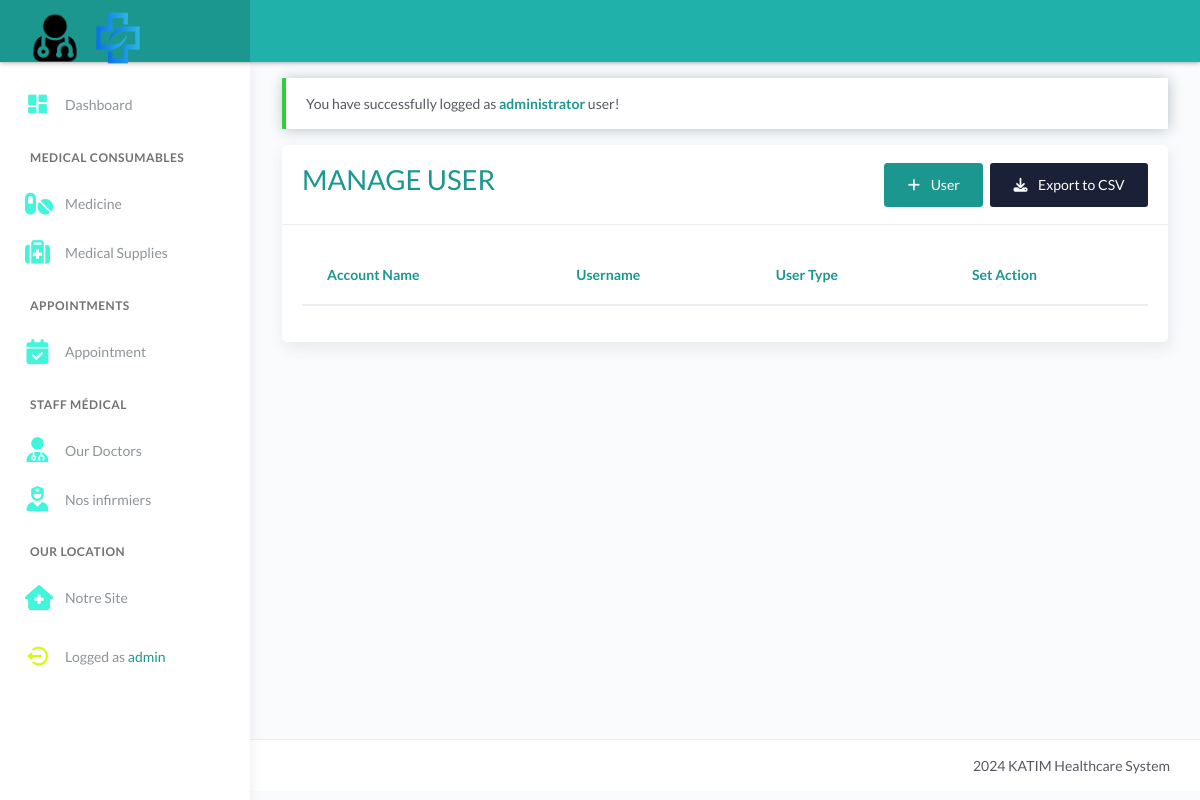
The app's page /manage-user.php (signed in), older data.
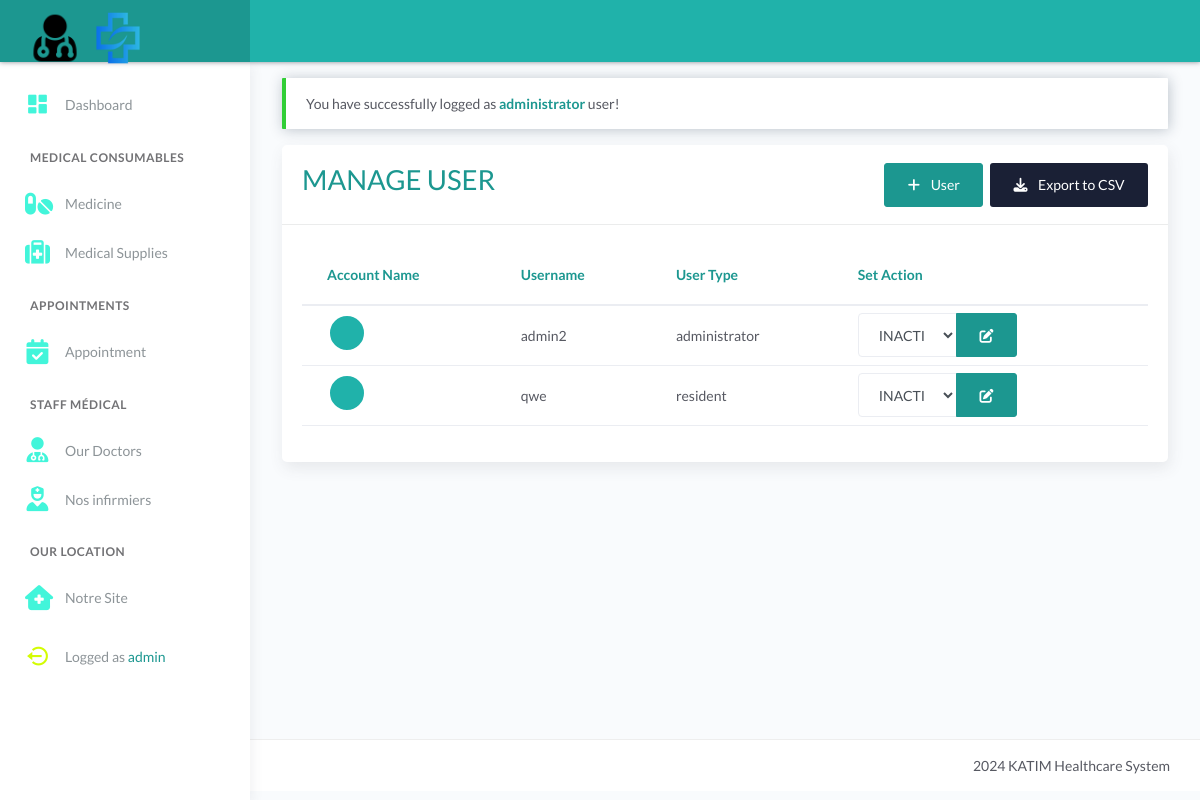
The same page, newer data.
### tables this page shows
CREATE TABLE `tbl_users` (
  `id` int(11) NOT NULL AUTO_INCREMENT,
  `username` varchar(50) DEFAULT NULL,
  `password` varchar(100) DEFAULT NULL,
  `user_type` varchar(20) DEFAULT NULL,
  `avatar` text DEFAULT NULL,
  `created_at` timestamp NOT NULL DEFAULT current_timestamp(),
  PRIMARY KEY (`id`)
);

### manage-user.php (the view, shortened to what this page needs)
<?php include 'server/server.php' ?>
<?php
	$user = $_SESSION['username'];
	$query = "SELECT * FROM tbl_users WHERE (username !='$user' AND username !='resident') ORDER BY `created_at` DESC";
    $result = $conn->query($query);
    $users = array();
	while($row = $result->fetch_assoc()){
		$users[] = $row;
	}
?>
<!DOCTYPE html>
<html lang="en">
<head>
	<?php include 'templates/header.php' ?>
</head>
<body>
	<div class="wrapper">
		<?php include 'templates/main-header.php' ?>
		<?php include 'templates/sidebar.php' ?>
		<div class="main-panel">
			<div class="content">
				<div class="page-inner">
					<div class="row mt--2">
						<div class="col-md-12">
							<?php if(isset($_SESSION['message'])): ?>
								<div class="alert alert-<?= $_SESSION['success']; ?> <?= $_SESSION['success']=='danger' ? 'bg-danger text-light' : null ?>" role="alert">
									<?php echo $_SESSION['message']; ?>
								</div>
							<?php endif ?>
                            <div class="card">
								<div class="card-header">
									<div class="card-head-row">
										<div class="card-title text-primary">
											<h1>MANAGE USER</h1>
										</div>
										<div class="card-tools">
											<a href="manage_user_add_form.php" class="btn btn-primary mr-1">
												<i class="fa fa-plus mr-2"></i>
												User
											</a>
											<button onclick="Export()" class="btn btn-default btn-default">
												<i class="fa fa-download mr-2"></i>
												Export to CSV
											</button>
										</div>
									</div>
								</div>
								<div class="card-body">
									<div class="table-responsive">
										<table class="table">
											<thead>
												<tr class="text-primary">
													<th scope="col">Account Name</th>
													<th scope="col">Username</th>
													<th scope="col">User Type</th>
													<th scope="col">Set Action</th>
												</tr>
											</thead>
											<tbody>
												<?php foreach($users as $row): ?>
													<tr>
														<td>
															<div class="avatar avatar-sm">
																<span class="avatar-title rounded-circle border border-white" style="background-color: lightseagreen"><?= ucwords($row['display_name'][0]) ?></span>
															</div>
														</td>
														<td><?= $row['username'] ?></td>
														<td><?= $row['user_type'] ?></td>
														<td>
															<div class="input-group mr-1" style="width:60%">
																<select class="form-control" id="formGroupDefaultSelect">
																	<option value="0" <?=$row['status'] == 0 ? 'selected="selected"' : '';?>">INACTIVE</option>
																</select>
																<div class="input-group-append">
																	<a href="manage_user_update_status.php?id=<?= $row['id'] ?>&status=<?= $row['status']==1?0:1 ?>" onclick="return confirm('Do you want to changes?');" class="btn btn-primary" data-toggle="tooltip" data-placement="top" title="Update user status">
																	<i class="fa fa-edit"></i>
																	</a>
																</div>
															</div>
														</td>
													</tr>
												<?php endforeach ?>
											</tbody>
										</table>
									</div>
								</div>
							</div>
						</div>
					</div>
				</div>
			</div>
			<?php include 'templates/main-footer.php' ?>
		</div>
	</div>
</body>
</html>

### templates/header.php (shortened to what this page needs)
<link rel="stylesheet" href="assets/css/bootstrap.min.css">
<link rel="stylesheet" href="assets/css/atlantis.css">
<link rel="stylesheet" href="assets/css/custom.css">

### templates/main-header.php (shortened to what this page needs)
<div class="main-header">
    <div class="logo-header">
        <a href="dashboard.php" class="logo">
            <img src="assets/img/oo.png" style="width: 60px; height:60px;" alt="navbar brand" class="navbar-brand">
 <img
  src="assets/img/kk.png"
  style=" width:60px; height: 70px;color: red"
  alt="navbar brand"
  class="navbar-brand">
        </a>
    </div>
    <nav class="navbar navbar-header navbar-expand-lg" data-background-color="blue2"></nav>
</div>

### templates/sidebar.php (shortened to what this page needs)
<?php
function PageName() {
  return substr( $_SERVER["SCRIPT_NAME"], strrpos($_SERVER["SCRIPT_NAME"],"/") +1);
}
$current_page = PageName();
?>
<link rel="stylesheet" href="https://cdnjs.cloudflare.com/ajax/libs/font-awesome/6.5.1/css/all.min.css"/>
<link href='https://unpkg.com/boxicons@2.1.4/css/boxicons.min.css' rel='stylesheet'>
<link rel="stylesheet" href= https://cdnjs.cloudflare.com/ajax/libs/font-awesome/6.7.1/css/solid.min.css"/>
<link rel="stylesheet" href= https://cdnjs.cloudflare.com/ajax/libs/font-awesome/6.7.1/js/solid.min.js"/>
<link rel="stylesheet" href="https://cdnjs.cloudflare.com/ajax/libs/font-awesome/6.5.1/css/all.min.css" />
<div class="sidebar sidebar-style-2">
    <div class="sidebar-wrapper scrollbar scrollbar-inner">
        <div class="sidebar-content">
            <ul class="nav nav-primary">
                <li class="nav-item <?= $current_page=='dashboard.php' || $current_page=='dashboard_announcement_detail.php' ? 'active' : null ?>">
                    <a href="dashboard.php" >
                        <i style="color: #42f5da; font-size: 25px;" class='bx bxs-dashboard'></i>
                        <p>Dashboard</p>
                    </a>
                </li>
                <li class="nav-section">
                    <h4 class="text-section">MEDICAL CONSUMABLES</h4>
                </li>
                        <li class="nav-item <?= $current_page=='medicine.php' || $current_page=='medicine_add_form.php'  || $current_page=='medicine_update_form.php' ? 'active' : null ?>">
                            <a href="medicine.php" >
                                <i class="fas fa-pills" style="color: #42f5da; font-size: 25px;"></i>
                                <p>Medicine</p>
                            </a>
                        </li>
                        <li class="nav-item <?= $current_page=='supplies.php' || $current_page=='supplies_update_form.php' || $current_page=='supplies_add_form.php' ? 'active' : null ?>">
                            <a href="supplies.php" >
                                <i style="color: #42f5da; font-size: 25px;" class="fas fa-medkit"></i>
                                <p>Medical Supplies</p>
                            </a>
                        </li>
                <li class="nav-section">
                    <h4 class="text-section">APPOINTMENTS</h4>
                </li>
                        <li class="nav-item <?= $current_page=='appointment.php' || $current_page=='appointment_detail.php' || $current_page=='appointment_add_form.php' || $current_page=='appointment_update_form.php' ? 'active' : null ?>">
                            <a href="appointment.php" >
                               <i style="color: #42f5da; font-size: 25px;" class="fa-solid fa-calendar-check"></i>
                                <p>Appointment</p>
                            </a>
                        </li>
                <?php if(isset($_SESSION['username']) && $_SESSION['role']!='medical-admin'): ?>
                <li class="nav-section">
                    <h4 class="text-section">Staff Médical</h4>
                </li>
                        <li class="nav-item <?= $current_page=='officials.php' ? 'active' : null ?>">
                            <a href="officials.php" >
                           <i class="fa-solid fa-user-doctor" style="color: #42f5da; font-size: 25px;"></i>
                                <p>Our Doctors</p>
                            </a>
                        </li>
                        <li class="nav-item <?= $current_page=='nurse.php' ? 'active' : null ?>">
                             <a href="nurse.php" >
                      <i class="fa-solid fa-user-nurse" style="color: #42f5da; font-size: 25px;"></i>
                                <p>Nos infirmiers</p>
                            </a>
                        </li>
                        <?php endif ?>
                <li class="nav-section">
                    <h4 class="text-section">Our location</h4>
                </li>
                        <li class="nav-item <?= $current_page=='barangay-info.php' || $current_page=='appointment_detail.php' || $current_page=='appointment_add_form.php' || $current_page=='appointment_update_form.php' ? 'active' : null ?>">
                            <a href="barangay-info.php" >
                             <i style="color: #42f5da; font-size: 25px;" class="fa-solid fa-house-medical"></i>
                                <p>Notre Site</p>
                            </a>
                        </li>
                <li class="nav-item " style="position: relative;top: 10px; display: inline-block;">
                    <a href="model/logout.php">
                        <i class="bx bx-log-out-circle" style="color: #d3fc03; font-size: 25px;"></i>
                        <p>Logged as <span class='text-primary'><?php echo $_SESSION['username']; ?></span></p>
                    </a>
                </li>
            </ul>
        </div>
    </div>
</div>

### templates/main-footer.php (shortened to what this page needs)
<footer class="footer">
    <div class="container-fluid">
        <div class="copyright ml-auto">
            2024 KATIM Healthcare System
        </div>
    </div>
</footer>

### templates/main-header.php (style rules this page uses)
.navbar-header[data-background-color="blue2"] { background: lightseagreen !important; }
.logo-header { background: #1c9790 !important; }

### manage-user.php (style rules this page uses)
.text-primary, .text-primary a { color: #1c9790 !important; }
.btn-primary, .btn-primary:hover, .btn-primary:focus, .btn-primary:disabled { background: #1c9790 !important; border-color: #1c9790 !important; }

Row changes from the older to the newer data that the page shows:
added tbl_users: username "admin2", user_type "administrator", value "INACTIVE"
added tbl_users: username "qwe", user_type "resident", value "INACTIVE"
